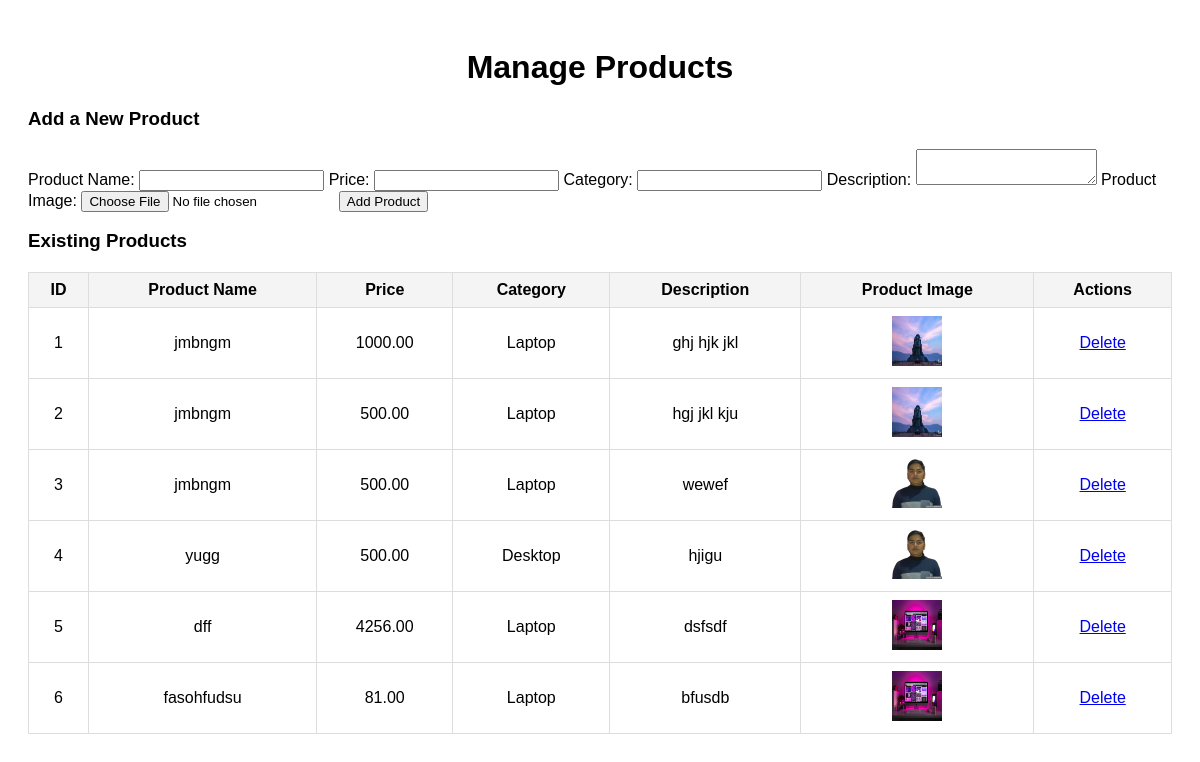
The app's page /manage_product.php (signed in) with its own data.
### tables this page shows
CREATE TABLE `add_product` (
  `id` int(11) NOT NULL,
  `product_name` varchar(100) NOT NULL,
  `price` decimal(10,2) NOT NULL,
  `category` varchar(50) NOT NULL,
  `description` text DEFAULT NULL,
  `product_image` varchar(255) NOT NULL,
  `user_id` int(11) DEFAULT NULL
);

### manage_product.php (the view, shortened to what this page needs)
<?php
$servername = "localhost";
$username = "root";
$password = "";
$dbname = "ict_store";
$conn = new mysqli($servername, $username, $password, $dbname);
$result = $conn->query("SELECT id, product_name, price, category, description, product_image FROM add_product");
?>
<!DOCTYPE html>
<html lang="en">
<head>
</head>
<body>
    <h1>Manage Products</h1>
    <form method="POST" action="manage_products.php" enctype="multipart/form-data">
        <h3>Add a New Product</h3>
        <label for="product_name">Product Name:</label>
        <input type="text" id="product_name" name="product_name" required>
        <label for="price">Price:</label>
        <input type="text" id="price" name="price" required>
        <label for="category">Category:</label>
        <input type="text" id="category" name="category" required>
        <label for="description">Description:</label>
        <textarea id="description" name="description" required></textarea>
        <label for="product_image">Product Image:</label>
        <input type="file" id="product_image" name="product_image" accept="image/*" required>
        <button type="submit">Add Product</button>
    </form>
    <h3>Existing Products</h3>
    <table>
        <thead>
            <tr>
                <th>ID</th>
                <th>Product Name</th>
                <th>Price</th>
                <th>Category</th>
                <th>Description</th>
                <th>Product Image</th>
                <th>Actions</th>
            </tr>
        </thead>
        <tbody>
            <?php while ($row = $result->fetch_assoc()) : ?>
                <tr>
                    <td><?php echo $row['id']; ?></td>
                    <td><?php echo htmlspecialchars($row['product_name']); ?></td>
                    <td><?php echo htmlspecialchars($row['price']); ?></td>
                    <td><?php echo htmlspecialchars($row['category']); ?></td>
                    <td><?php echo htmlspecialchars($row['description']); ?></td>
                    <td><img src="uploads/<?php echo htmlspecialchars($row['product_image']); ?>" alt="<?php echo htmlspecialchars($row['product_name']); ?>" width="50" height="50"></td>
                    <td>
                        <a href="manage_products.php?delete_product=<?php echo $row['id']; ?>" onclick="return confirm('Are you sure you want to delete this product?');">Delete</a>
                    </td>
                </tr>
            <?php endwhile; ?>
        </tbody>
    </table>
</body>
</html>

### manage_product.php (style rules this page uses)
body { font-family: Arial, sans-serif; padding: 20px; }
h1 { text-align: center; }
table { width: 100%; border-collapse: collapse; margin-top: 20px; }
table, th, td { border: 1px solid #ddd; padding: 8px; text-align: center; }
th { background-color: #f4f4f4; }
form { margin-top: 20px; }

### records on screen
add_product: id "1", product_name "jmbngm", price "1000.00", category "Laptop", description "ghj hjk jkl", product_image (picture)
add_product: id "2", product_name "jmbngm", price "500.00", category "Laptop", description "hgj jkl kju", product_image (picture)
add_product: id "3", product_name "jmbngm", price "500.00", category "Laptop", description "wewef", product_image (picture)
add_product: id "4", product_name "yugg", price "500.00", category "Desktop", description "hjigu", product_image (picture)
add_product: id "5", product_name "dff", price "4256.00", category "Laptop", description "dsfsdf", product_image (picture)
add_product: id "6", product_name "fasohfudsu", price "81.00", category "Laptop", description "bfusdb", product_image (picture)
